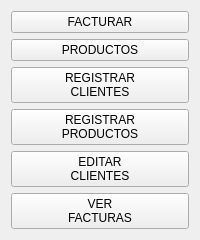
        <widget class="QWidget" name="widget_menu" native="true">
         <layout class="QVBoxLayout" name="verticalLayout_2">
          <item>
           <widget class="QPushButton" name="boton_v_facturar">
            <property name="cursor">
             <cursorShape>PointingHandCursor</cursorShape>
            </property>
            <property name="tabletTracking">
             <bool>false</bool>
            </property>
            <property name="text">
             <string>FACTURAR</string>
            </property>
           </widget>
          </item>
          <item>
           <widget class="QPushButton" name="boton_v_productos">
            <property name="cursor">
             <cursorShape>PointingHandCursor</cursorShape>
            </property>
            <property name="tabletTracking">
             <bool>false</bool>
            </property>
            <property name="text">
             <string>PRODUCTOS</string>
            </property>
           </widget>
          </item>
          <item>
           <widget class="QPushButton" name="boton_v_registrar_cliente">
            <property name="cursor">
             <cursorShape>PointingHandCursor</cursorShape>
            </property>
            <property name="text">
             <string>REGISTRAR
CLIENTES</string>
            </property>
           </widget>
          </item>
          <item>
           <widget class="QPushButton" name="boton_v_registrar_producto">
            <property name="cursor">
             <cursorShape>PointingHandCursor</cursorShape>
            </property>
            <property name="text">
             <string>REGISTRAR
PRODUCTOS</string>
            </property>
           </widget>
          </item>
          <item>
           <widget class="QPushButton" name="boton_v_editar_clientes">
            <property name="text">
             <string>EDITAR
CLIENTES</string>
            </property>
           </widget>
          </item>
          <item>
           <widget class="QPushButton" name="boton_v_editar_facturas">
            <property name="text">
             <string>VER
FACTURAS</string>
            </property>
           </widget>
          </item>
         </layout>
        </widget>
